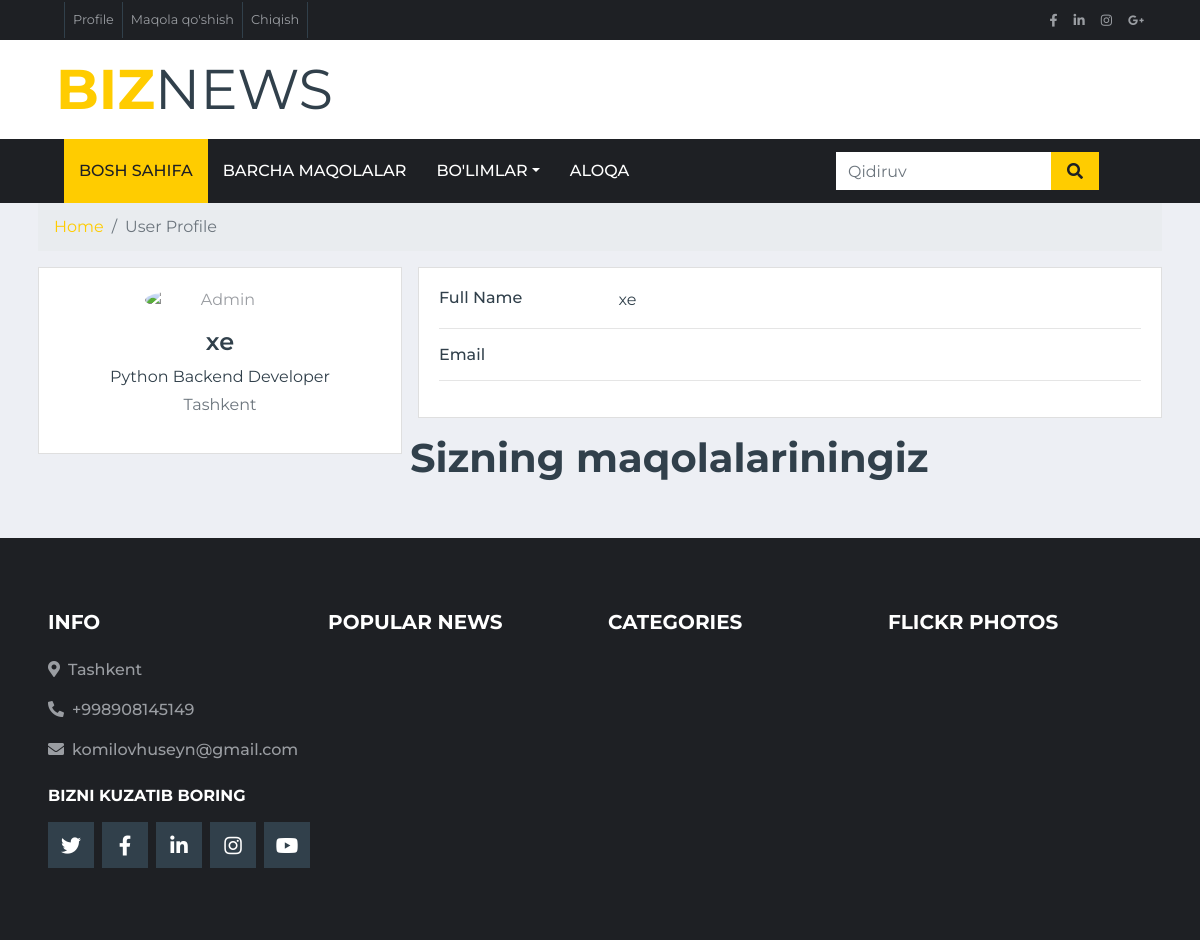
Before: /accounts/profile/1/ (signed in) with the older database file.
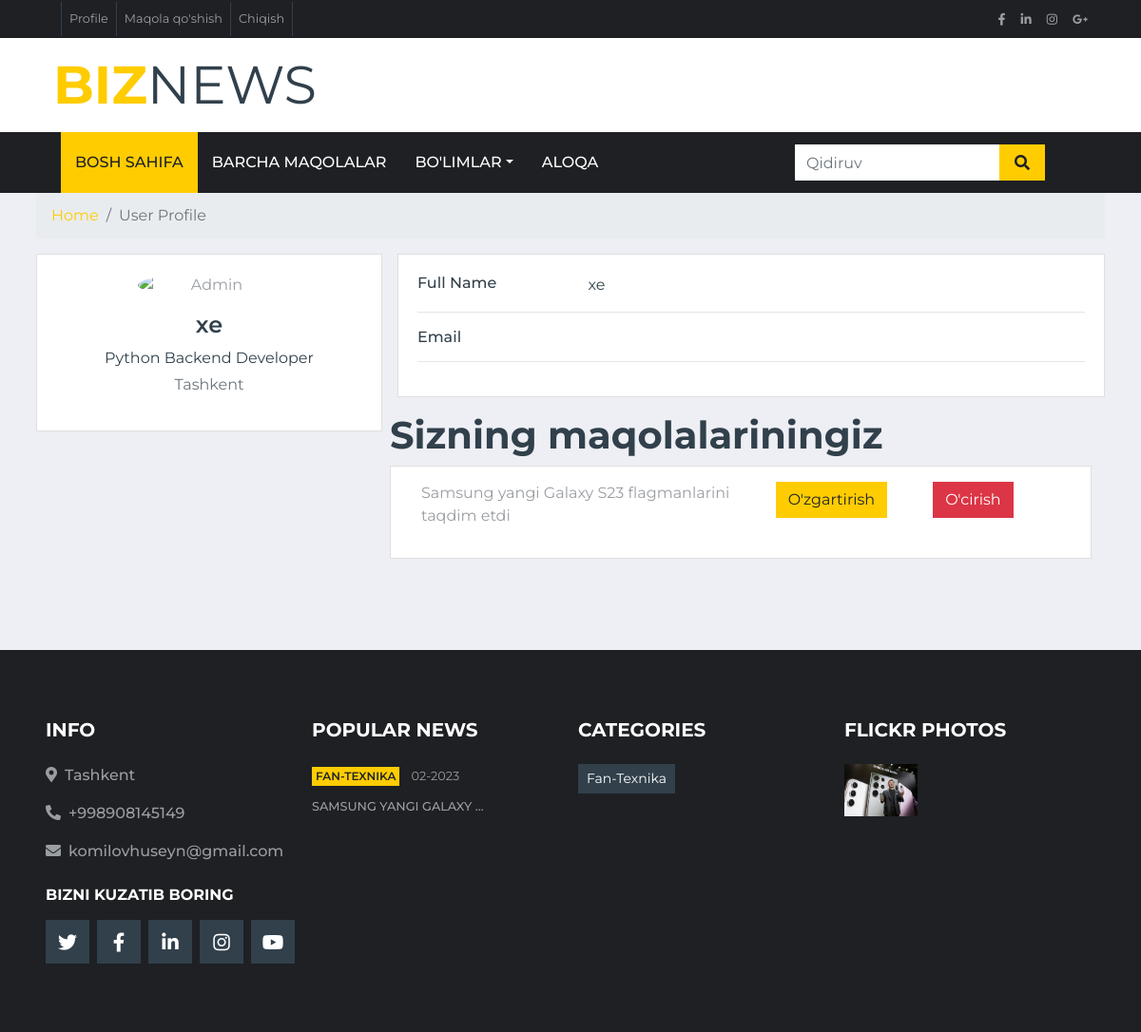
After: the same page with the newer database file.
### posts/models.py (models this page shows, shortened)
class PostArticles(models.Model):
    title = models.CharField(max_length=300, verbose_name="Maqola sarlavhasi")
    content = models.TextField(verbose_name="Maqola matni")
    photo = models.ImageField(upload_to='photo/', blank=True, null=True, verbose_name="Maqola rasmi")
    watched = models.IntegerField(default=0, verbose_name="Ko'rishlar soni")
    created_ad = models.DateTimeField(auto_now_add=True, verbose_name="Maqola yaratilgan vaqti")
    update_ad = models.DateTimeField(auto_now=True, verbose_name="Tahrirlangan vaqti")
    is_published = models.BooleanField(default=True, verbose_name="Saytga qo'yishga ruxsat borligi")
    category = models.ForeignKey(CategoryPosts, on_delete=models.CASCADE, verbose_name="Maqola kategoriyasi")
    author = models.ForeignKey(User, default=None, null=True, on_delete=models.CASCADE, verbose_name="Muxarrir")
    class Meta:
        verbose_name = "Maqola"
        verbose_name_plural = "Maqolalar"

class CategoryPosts(models.Model):
    title = models.CharField(max_length=150, verbose_name="Maqola kategoriyasi", unique=True)
    def __str__(self):
        return self.title
    class Meta:
        verbose_name = "Maqola kategoriyasi"
        verbose_name_plural = "Maqolalar kategoriyalari"

### accounts/views.py (the view)
# urls.py: path('profile/<int:user_id>/', profile, name="profile"),
@login_required()
def profile(request, user_id):
    user = User.objects.get(pk=user_id)
    articles = PostArticles.objects.filter(author=user)
    context = {
        "title": "Sizning profileningiz",
        "users": user,
        "articles": articles.order_by('-pk')
    }
    return render(request, 'accounts/profile.html', context)

### posts/templatetags/posts_tags.py (called while the page is built)
@register.simple_tag()
def posts_tags():
    return CategoryPosts.objects.all()

@register.simple_tag()
def posts_article_slider():
    article = PostArticles.objects.filter(is_published=True).select_related(
        'category')
    return article[:4]

### accounts/templates/accounts/profile.html (shortened to what this page needs)
{% extends 'base.html' %}
{% block main %}
<div class="container">
    <div class="main-body">
        <nav aria-label="breadcrumb" class="main-breadcrumb">
            <ol class="breadcrumb">
                <li class="breadcrumb-item"><a href="{% url 'index' %}">Home</a></li>
                <li class="breadcrumb-item active" aria-current="page">User Profile</li>
            </ol>
        </nav>
        <div class="row gutters-sm">
            <div class="col-md-4 mb-3">
                <div class="card">
                    <div class="card-body">
                        <div class="d-flex flex-column align-items-center text-center">
                            <img src="https://bootdey.com/img/Content/avatar/avatar7.png" alt="Admin"
                                class="rounded-circle" width="150">
                            <div class="mt-3">
                                <h4>{{ user.username }}</h4>
                                <p class="text-secondary mb-1">Python Backend Developer</p>
                                <p class="text-muted font-size-sm">Tashkent</p>
                            </div>
                        </div>
                    </div>
                </div>
            </div>
            <div class="col-md-8">
                <div class="card mb-3">
                    <div class="card-body">
                        <div class="row">
                            <div class="col-sm-3">
                                <h6 class="mb-0">Full Name</h6>
                            </div>
                            <div class="col-sm-9 text-secondary">
                                {{ user.username }}
                            </div>
                        </div>
                        <hr>
                        <div class="row">
                            <div class="col-sm-3">
                                <h6 class="mb-0">Email</h6>
                            </div>
                            <div class="col-sm-9 text-secondary">
                            </div>
                        </div>
                        <hr>
                    </div>
                </div>
                <div class="row gutters-sm">
                    {% if request.user.is_staff or request.is_superuser %}
                    <h1>Sizning maqolalariningiz</h1>
                    {% for article in articles %}
                    <div class="card p-3 mb-5">
                        <div class="col-lg-10">
                            <div class="d-flex justify-content-between">
                                <div class="col-lg-8">
                                    <p>{{ article.title }}</p>
                                </div>
                                <div class="d-flex justify-content-between">
                                    <div class="mr-5">
                                        <a href="{% url 'update' article.pk %}" class="btn btn-primary">O'zgartirish</a>
                                    </div>
                                    <div>
                                        <a href="{% url 'delete' article.pk %}" class="btn btn-danger">O'cirish</a>
                                    </div>
                                </div>
                            </div>
                        </div>
                    </div>
                    {% endfor %}
                    {% endif %}
                </div>
            </div>
        </div>
    </div>
</div>
{% endblock main %}

### templates/components/_footer.html (shortened to what this page needs)
{% load posts_tags %}
{% block footer %}
<div class="container-fluid bg-dark pt-5 px-sm-3 px-md-5 mt-5">
    <div class="row py-4">
        <div class="col-lg-3 col-md-6 mb-5">
            <h5 class="mb-4 text-white text-uppercase font-weight-bold">Info</h5>
            <p class="font-weight-medium"><i class="fa fa-map-marker-alt mr-2"></i>Tashkent</p>
            <p class="font-weight-medium"><i class="fa fa-phone-alt mr-2"></i>+998908145149</p>
            <p class="font-weight-medium"><i class="fa fa-envelope mr-2"></i>komilovhuseyn@gmail.com</p>
            <h6 class="mt-4 mb-3 text-white text-uppercase font-weight-bold">Bizni kuzatib boring</h6>
            <div class="d-flex justify-content-start">
                <a class="btn btn-lg btn-secondary btn-lg-square mr-2" href="#"><i class="fab fa-twitter"></i></a>
                <a class="btn btn-lg btn-secondary btn-lg-square mr-2" href="#"><i class="fab fa-facebook-f"></i></a>
                <a class="btn btn-lg btn-secondary btn-lg-square mr-2" href="#"><i class="fab fa-linkedin-in"></i></a>
                <a class="btn btn-lg btn-secondary btn-lg-square mr-2" href="#"><i class="fab fa-instagram"></i></a>
                <a class="btn btn-lg btn-secondary btn-lg-square" href="#"><i class="fab fa-youtube"></i></a>
            </div>
        </div>
        <div class="col-lg-3 col-md-6 mb-5">
            <h5 class="mb-4 text-white text-uppercase font-weight-bold">Popular News</h5>
            {% posts_article_slider as articles %}
            {% for article in articles %}
            <div class="mb-3">
                <div class="mb-2">
                    <a class="badge badge-primary text-uppercase font-weight-semi-bold p-1 mr-2"
                    href="{% url 'category_filter' article.category %}">{{ article.category }}</a>
                    <a class="text-body" href=""><small>{{ article.created_ad|date:"m-o" }}</small></a>
                </div>
                <a class="small text-body text-uppercase font-weight-medium"
                href="{% url 'article_details' article.pk %}">{{ article.title|truncatewords:3 }}</a>
            </div>
            {% endfor %}
        </div>
        <div class="col-lg-3 col-md-6 mb-5">
            <h5 class="mb-4 text-white text-uppercase font-weight-bold">Categories</h5>
            <div class="m-n1">
                {% posts_tags as posts %}
                {% for post in posts %}
                <a href="{% url 'category_filter' post.title %}" class="btn btn-sm btn-secondary m-1">
                    {{ post.title }}</a>
                {% endfor %}
            </div>
        </div>
        <div class="col-lg-3 col-md-6 mb-5">
            <h5 class="mb-4 text-white text-uppercase font-weight-bold">Flickr Photos</h5>
            <div class="row">
                {% for article in articles %}
                {% if article.photo %}
                <div class="col-4 mb-3">
                    <a href=""><img class="w-100" src="{{ article.photo.url }}" alt=""></a>
                </div>
                {% endif %}
                {% endfor %}
            </div>
        </div>
    </div>
</div>
{% endblock footer %}

Changed rows visible on the page:
added PostArticles: title "Samsung yangi Galaxy S23 flagmanlarini taqdim etdi", category "FAN-TEXNIKA", created_ad "02-2023", title "SAMSUNG YANGI GALAXY …", photo (picture)
added CategoryPosts: title "Fan-Texnika"
